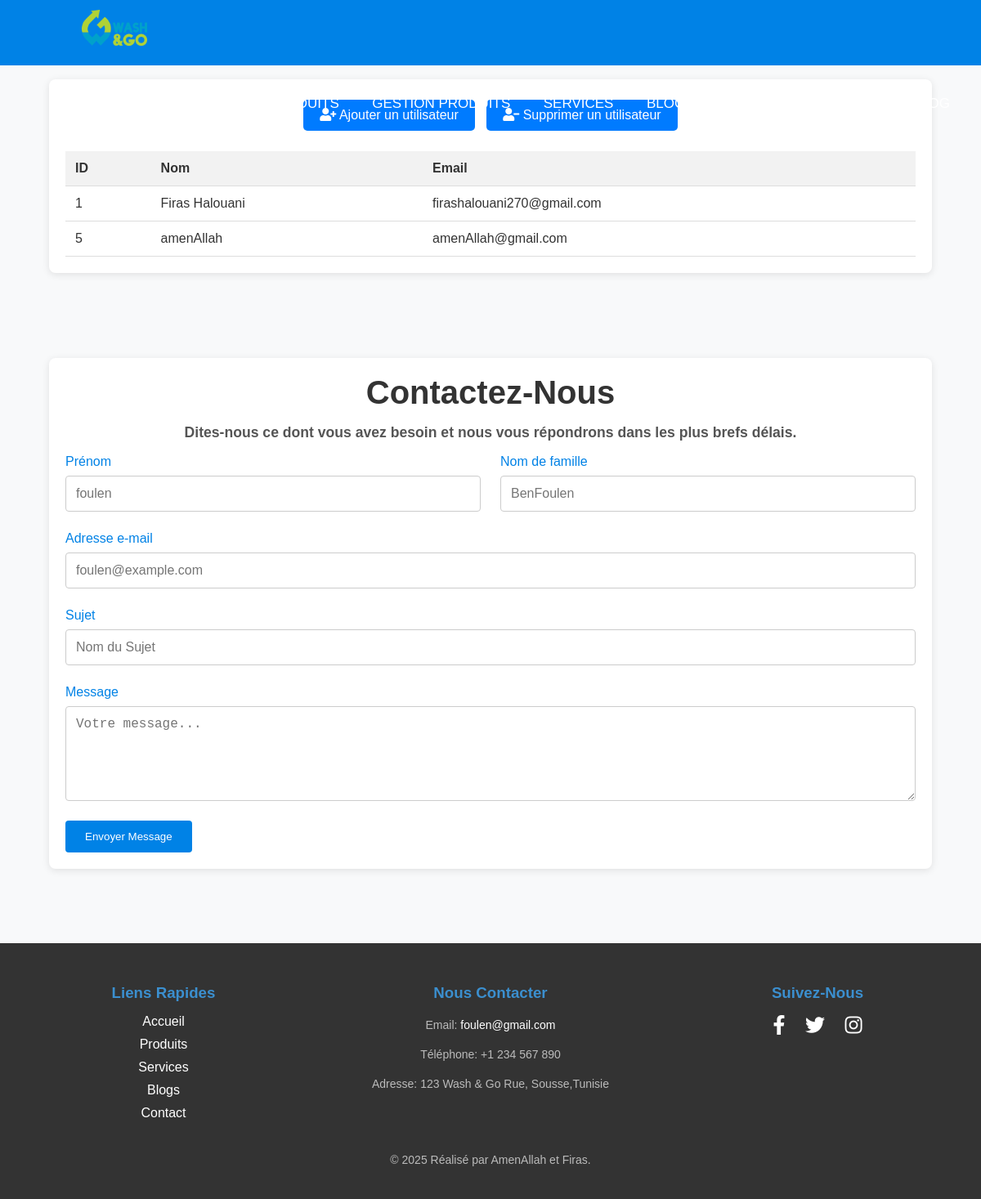
Page /table.php on the committed database.
### tables this page shows
CREATE TABLE `users` (
  `id` int(11) NOT NULL,
  `name` varchar(100) NOT NULL,
  `email` varchar(100) NOT NULL,
  `password` varchar(255) NOT NULL
);

### table.php (the view, shortened to what this page needs)
<?php
$servername = "localhost";
$username = "root";
$password = "";
$database = "lavage1";
$conn = new mysqli($servername, $username, $password, $database);
$sql = "SELECT id, name, email FROM users";
$result = $conn->query($sql);
?>
<!DOCTYPE html>
<html lang="fr">
<head>
    <link rel="stylesheet" href="https://cdnjs.cloudflare.com/ajax/libs/font-awesome/5.15.4/css/all.min.css">
    <link rel="stylesheet" href="./CSS/index.css">
</head>
<body>
     <nav>
      <label id="nav-logo">
        <img src="./Images/acceuil.png" alt="Erreur" />
      </label>
      <ul id="nav-links">
        <li><a id="nav-home" href="./index.html">Accueil</a></li>
        <li><a id="nav-products" href="./Products.php">Produits</a></li>
        <li>
          <a id="nav-products" href="./PHP/app/views/items/add.php"
            >Gestion Produits</a
          >
        </li>
        <li><a id="nav-services" href="./Services.html">Services</a></li>
        <li><a id="nav-blogs" href="./Blogs.html">Blogs</a></li>
        <li><a id="nav-contact" href="#contact">Contact</a></li>
        <li><a id="nav-table" href="./table.php">Table</a></li>
        <li>
          <a id="nav-logout" href="#" onclick="login()">
            <i class="fas fa-sign-in-alt" id="loginIcon"></i> Log
          </a>
        </li>
      </ul>
    </nav>
    <header>
        <h1>Gestion des Utilisateurs</h1>
    </header>
    <div class="container">
        <div class="btn-container">
            <a href="PHP/app/views/users/add.php" class="btn"><i class="fas fa-user-plus"></i> Ajouter un utilisateur</a>
            <a href="PHP/app/views/users/delete.php" class="btn"><i class="fas fa-user-minus"></i> Supprimer un utilisateur</a>
        </div>
        <table>
            <thead>
                <tr>
                    <th>ID</th>
                    <th>Nom</th>
                    <th>Email</th>
                </tr>
            </thead>
            <tbody>
                <?php if ($result->num_rows > 0): ?>
                    <?php while ($row = $result->fetch_assoc()): ?>
                        <tr>
                            <td><?php echo htmlspecialchars($row['id']); ?></td>
                            <td><?php echo htmlspecialchars($row['name']); ?></td>
                            <td><?php echo htmlspecialchars($row['email']); ?></td>
                        </tr>
                    <?php endwhile; ?>
                <?php else: ?>
                    <tr>
                        <td colspan="3">Aucun utilisateur trouvé.</td>
                    </tr>
                <?php endif; ?>
            </tbody>
        </table>
    </div>
  <div id="contact" class="contact-section">
    <div class="container">
      <div class="title text-center">
        <h1>Contactez-Nous</h1>
        <p>Dites-nous ce dont vous avez besoin et nous vous répondrons dans les plus brefs délais.</p>
      </div>
      <div class="form">
        <div class="form-group">
          <label for="firstname">Prénom</label>
          <input type="text" name="firstname" id="firstname" placeholder="foulen">
        </div>
        <div class="form-group">
          <label for="lastname">Nom de famille</label>
          <input type="text" name="lastname" id="lastname" placeholder="BenFoulen">
        </div>
        <div class="form-group full-width">
          <label for="email">Adresse e-mail</label>
          <input type="email" name="email" id="email" placeholder="foulen@example.com">
        </div>
        <div class="form-group full-width">
          <label for="subject">Sujet</label>
          <input type="text" name="subject" id="subject" placeholder="Nom du Sujet">
        </div>
        <div class="form-group full-width">
          <label for="message">Message</label>
          <textarea name="message" id="message" placeholder="Votre message..." rows="5"></textarea>
        </div>
        <div class="submit">
          <button id="sendButton">Envoyer Message</button>
        </div>
      </div>
    </div>
  </div>
        <footer>
        <div class="footer-container">
            <div class="footer-links">
                <h3>Liens Rapides</h3>
                <ul>
                    <li><a href="index.html">Accueil</a></li>
                    <li><a href="./HTML/Products.php">Produits</a></li>
                    <li><a href="./HTML/Services.html">Services</a></li>
                    <li><a href="./HTML/Blogs.html">Blogs</a></li>
                    <li><a href="#contact">Contact</a></li>
                </ul>
            </div>
            <div class="footer-contact">
                <h3>Nous Contacter</h3>
                <p>Email: <a href="mailto:contact@washandgo.com">foulen@gmail.com</a></p>
                <p>Téléphone: +1 234 567 890</p>
                <p>Adresse: 123 Wash & Go Rue, Sousse,Tunisie</p>
            </div>
            <div class="footer-social">
                <h3>Suivez-Nous</h3>
                <a href="#" class="social-icon"><i class="fab fa-facebook-f"></i></a>
                <a href="#" class="social-icon"><i class="fab fa-twitter"></i></a>
                <a href="#" class="social-icon"><i class="fab fa-instagram"></i></a>
            </div>
        </div>
        <p>&copy; 2025 Réalisé par AmenAllah et Firas.</p>
    </footer>
</body>
</html>

### CSS/index.css (style rules this page uses)
* { margin: 0; padding: 0; box-sizing: border-box; text-decoration: none; list-style: none; }
body { font-family: "Montserrat", sans-serif; }
nav { background: #0082e6; height: 80px; width: 100%; position: fixed; top: 0; left: 0; z-index: 1000; }
#nav-logo { color: white; font-size: 25px; line-height: 80px; padding: 0 100px; font-weight: bold; }
#nav-logo img { margin-top:12px; }
#nav-links { float: right; margin-right: 20px; }
#nav-links li { display: inline-block; line-height: 80px; margin: 0 5px; }
#nav-links li a { color: white; font-size: 17px; padding: 7px 13px; border-radius: 3px; text-transform: uppercase; }
img { width: 80px; }
.title { margin-bottom: 16px; font-size: 2.5rem; font-weight: bold; color: #333; }
.contact-section { padding-top: 4rem; min-height: 100vh; }
.container { width: 90%; max-width: 1200px; margin: 0 auto; padding: 1rem; }
.text-center { text-align: center; }
h1 { font-size: 2.5rem; margin-bottom: 1rem; }
p { font-size: 1.1rem; color: #555; }
.form { display: grid; grid-template-columns: 1fr; gap: 1rem; }
.form-group { display: flex; flex-direction: column; }
label { font-weight: 500; color: #0082e6; margin-bottom: 0.5rem; }
input, textarea { padding: 0.75rem; border: 1px solid #ccc; border-radius: 0.25rem; font-size: 1rem; width: 100%; box-sizing: border-box; }
button { padding: 0.75rem 1.5rem; background-color: #0082e6; color: white; border: none; border-radius: 0.25rem; cursor: pointer; }
@media (min-width: 768px) { .form { grid-template-columns: 1fr 1fr; gap: 1.5rem; } }
@media (min-width: 768px) { .form-group.full-width { grid-column: span 2; } }
@media (min-width: 768px) { .submit { display: flex; align-items: center; gap: 1rem; grid-column: span 2; } }
footer { background-color: #333; color: white; padding: 40px 0; text-align: center; }
.footer-container { display: flex; justify-content: space-around; align-items: flex-start; flex-wrap: wrap; max-width: 1200px; margin: 0 auto; }
.footer-links, .footer-contact, .footer-social { flex: 1; margin: 10px; min-width: 200px; }
.footer-links h3, .footer-contact h3, .footer-social h3 { margin-bottom: 15px; color: #3b8fcf; }
.footer-links ul { list-style-type: none; padding: 0; }
.footer-links ul li { margin: 10px 0; }
.footer-links a, .footer-contact a { color: #ffffff; text-decoration: none; transition: color 0.3s; }
.footer-social { text-align: center; }
.social-icon { color: #ffffff; margin: 0 10px; font-size: 24px; transition: color 0.3s; }
footer p { margin-top: 20px; font-size: 14px; color: #bbb; }

### table.php (style rules this page uses)
body { font-family: Arial, sans-serif; margin: 0; padding: 0; background-color: #f8f9fa; color: #333; }
header { background-color: #007BFF; color: white; padding: 20px; text-align: center; }
header h1 { margin: 0; font-size: 2rem; }
.container { max-width: 1200px; margin: 20px auto; padding: 20px; background-color: white; border-radius: 8px; box-shadow: 0 2px 10px rgba(0, 0, 0, 0.1); }
.btn-container { text-align: center; margin-bottom: 20px; }
.btn { padding: 10px 20px; margin: 5px; text-decoration: none; background-color: #007BFF; color: white; border-radius: 5px; font-size: 1rem; display: inline-block; transition: background-color 0.3s; }
table { width: 100%; border-collapse: collapse; margin-top: 20px; }
th, td { text-align: left; padding: 12px; border-bottom: 1px solid #ddd; }
th { background-color: #f2f2f2; }

### rows in the picture
users: id "1", name "Firas Halouani", email "firashalouani270@gmail.com"
users: id "5", name "amenAllah", email "amenAllah@gmail.com"
